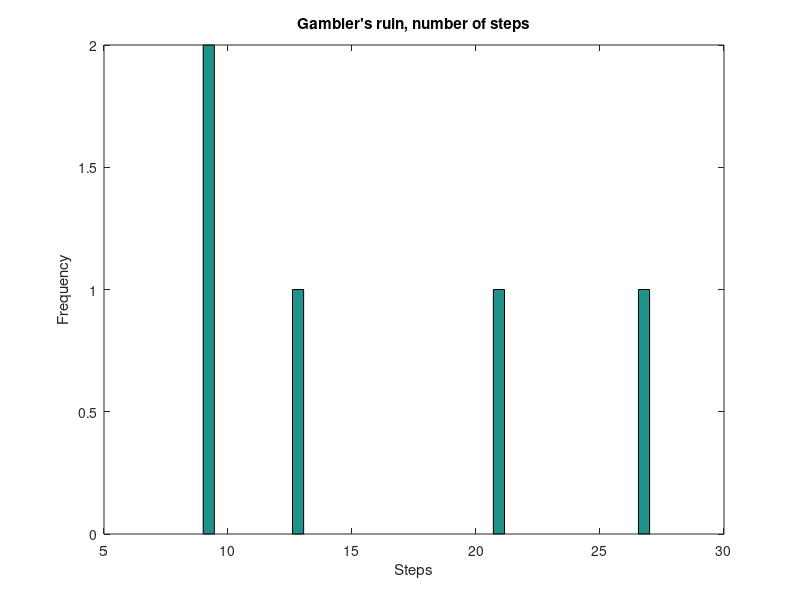
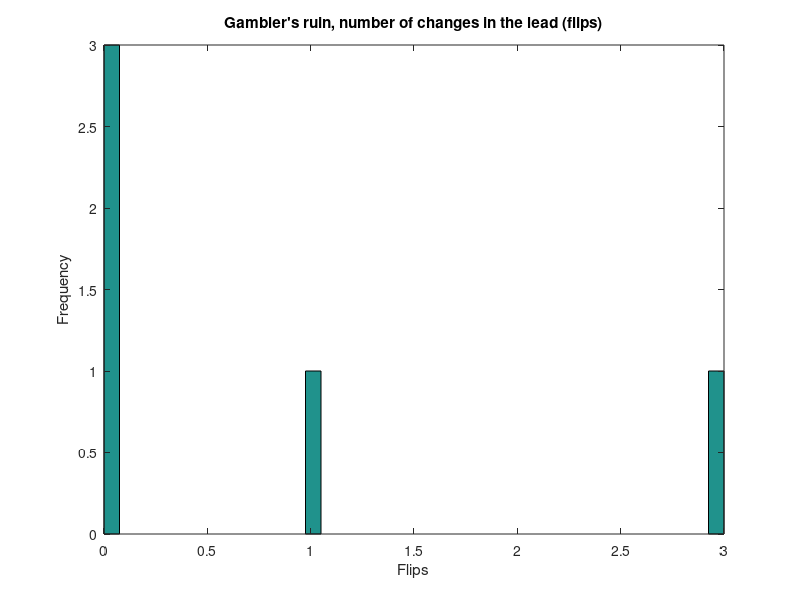

MATLAB code for these plots, in order:
function gamblers_ruin_simulation ( a_stakes, b_stakes, game_num )

%*****************************************************************************80
%
%% GAMBLERS_RUIN_SIMULATION simulates the game of gambler's ruin.
%
%  Discussion:
%
%    Two players, A and B, repeatedly toss a coin.  
%    For heads, A wins one dollar from B;
%    For tails, B wins one dollar from A.
%    Play continues until one player is bankrupt.
%
%    This program "plays" the game GAME_NUM times, always starting from
%    the same initial configuration.
%
%    it keeps track of the number of coin tosses required, the number
%    of times the lead changes, and the number of times each player wins.
%
%    At the end, it prints some statistics, and plots histograms of the
%    length of the game, and the number of lead changes.
%
%  Licensing:
%
%    This code is distributed under the GNU LGPL license.
%
%  Modified:
%
%    08 April 2013
%
%  Author:
%
%    John Burkardt
%
%  Parameters:
%
%    Input, integer A_STAKES, B_STAKES, the number of dollars that A and
%    B have initially.
%
%    Input, integer GAME_NUM, the number of games to simulate.
%
  fprintf ( 1, '\n' );
  fprintf ( 1, 'GAMBLERS_RUIN_SIMULATION\n' );
  fprintf ( 1, '  MATLAB version\n' );

  if ( nargin < 1 )
    a_stakes = input ( 'Enter A_STAKES: ' );
  else
    a_stakes = str2num ( a_stakes );
  end

  if ( nargin < 2 )
    b_stakes = input ( 'Enter B_STAKES: ' );
  else
    b_stakes = str2num ( b_stakes );
  end

  if ( nargin < 3 )
    game_num = input ( 'Enter GAME_NUM, the number of games to play: ' );
  else
    game_num = str2num ( game_num );
  end

  a_wins = 0;
  b_wins = 0;
%
%  Play GAME_NUM games.
%
  for game = 1 : game_num

    step_num = 0;
    leader = '0';
    flip_num = -1;
    a = a_stakes;
    b = b_stakes;

    while ( 0 < a & 0 < b )

      step_num = step_num + 1;

      r = rand ( );
 
      if ( r <= 0.5 )
        a = a + 1;
        b = b - 1;
      else
        a = a - 1;
        b = b + 1;
      end

      if ( a_stakes < a & leader ~= 'A' )
        leader = 'A';
        flip_num = flip_num + 1;
      elseif ( a < a_stakes & leader ~= 'B' )
        leader = 'B';
        flip_num = flip_num + 1;
      end

    end

    if ( b == 0 ) 
      a_wins = a_wins + 1;
    else
      b_wins = b_wins + 1;
    end

    flip(game) = flip_num;
    step(game) = step_num;

  end
%
%  Average over the number of games.
%
  step_ave = sum ( step(1:game_num) ) / game_num;
  prob_a_win = a_wins / game_num;
  prob_b_win = b_wins / game_num;
%
%  Print statistics.
%
  fprintf ( 1, '\n' );
  fprintf ( 1, '  Number of games in simulation = %d\n', game_num );
  fprintf ( 1, '  A starts game with %d\n', a_stakes );
  fprintf ( 1, '  B starts game with %d\n', b_stakes );
  fprintf ( 1, '\n' );
  fprintf ( 1, '  Average number of steps = %f\n', step_ave );
  fprintf ( 1, '  Expected number of steps = %d\n', a_stakes * b_stakes );
  fprintf ( 1, '  Maximum number of steps = %d\n', max ( step ) );
  fprintf ( 1, '\n' );
  fprintf ( 1, '  Average chance of A winning = %f\n', prob_a_win );
  fprintf ( 1, '  Expected chance of A winning = %f\n', a_stakes / ( a_stakes + b_stakes ) );
  fprintf ( 1, '  Average chance of B winning = %f\n', prob_b_win );
  fprintf ( 1, '  Expected chance of B winning = %f\n', b_stakes / ( a_stakes + b_stakes ) );
  fprintf ( 1, '\n' );
  fprintf ( 1, '  Average number of flips = %f\n', sum ( flip ) / game_num );
  fprintf ( 1, '  Maximum number of flips = %d\n', max ( flip ) );
  fprintf ( 1, '\n' );
  fprintf ( 1, '  Initial flip table:\n' );
  fprintf ( 1, '\n' );
  fprintf ( 1, '  Number Freq Prob\n' );
  fprintf ( 1, '\n' );
  for flip_num = 0 : 10
    i = find ( flip == flip_num );
    k = length ( i );
    fprintf ( 1, '  %4d  %6d  %f\n', flip_num, k, k / game_num );
  end
%
%  Plot steps.
%
  figure ( 1 )

  hist ( step, 40 )

  title ( 'Gambler''s ruin, number of steps' )
  xlabel ( 'Steps' )
  ylabel ( 'Frequency' )

  figure ( 2 )

  hist ( flip, 40 )
  title ( 'Gambler''s ruin, number of changes in the lead (flips)' )
  xlabel ( 'Flips' )
  ylabel ( 'Frequency' )

  return
end





